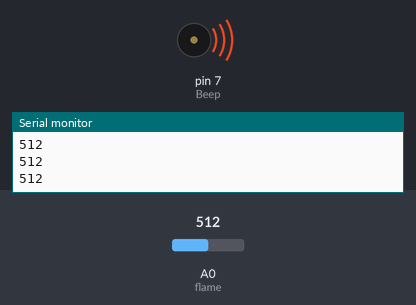
Simulated run of this sketch. Board: Arduino Uno, built with avr-gcc and run on an emulated ATmega328P. Parts: buzzer (waves = sounding), the last lines printed to the serial monitor. The inputs (shaded band) are chosen by the test bench; at power-on: A0 (flame) = 512.

Above: at 1.3 s.
1.4 s: A0 (flame) set to 314
At 2.3 s:
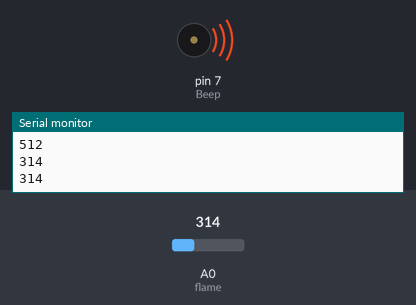
2.9 s: A0 (flame) set to 285
At 3.7 s:
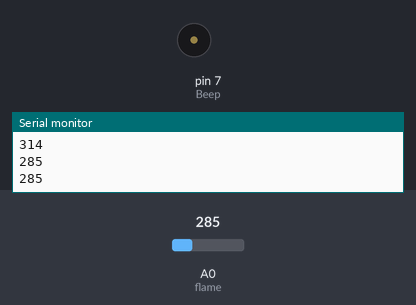
4.5 s: A0 (flame) set to 306
At 4.9 s:
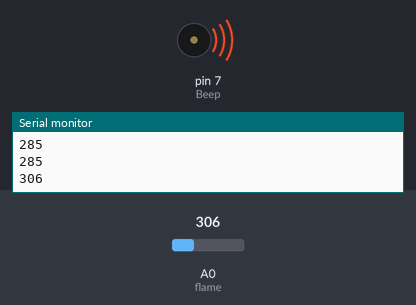
6.0 s: A0 (flame) set to 290
At 7.3 s:
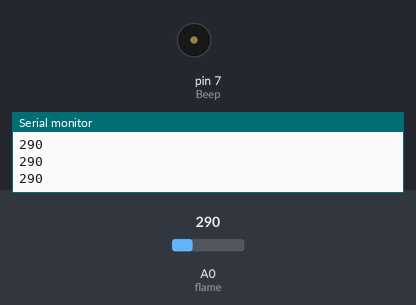
Timing chart, 0 to 8.5 s (numbered marks = the images above; inputs shaded):
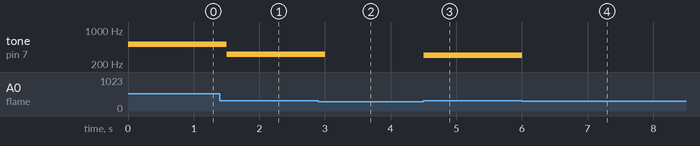

The sketch:

photoresistance.ino
```cpp
int flame = A0;
int Beep = 7;
int val = 0;
void setup() {
  pinMode(Beep, OUTPUT);
  pinMode(flame, INPUT);
  Serial.begin(9600);
}
void loop() {
  val = analogRead(flame);
  Serial.println(val);
  if (val >= 300)
  {
    //digitalWrite(Beep, HIGH);

    tone(Beep, val);

  } else {
    //digitalWrite(Beep, LOW);
    noTone(Beep);
  }

  delay(500);
}
```

Measured:
- the behaviour switches between 300 and 299 on A0 (flame) (found by bisection; images 1 and 2)
- after the input at 1.4 s, tone on pin 7 (Beep): 512 Hz → 314 Hz after 0.10 s
- after the input at 2.9 s, tone on pin 7 (Beep): 314 Hz → silent after 0.10 s
- after the input at 4.5 s, tone on pin 7 (Beep): silent → 306 Hz at once
- after the input at 6.0 s, tone on pin 7 (Beep): 306 Hz → silent at once
